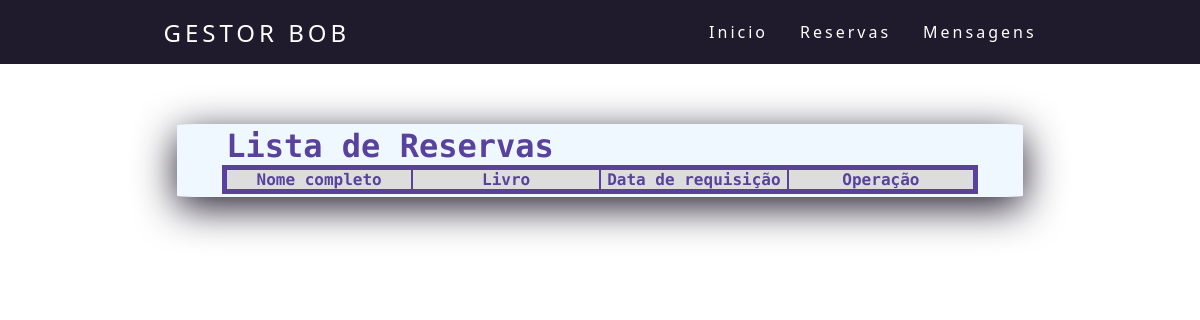
The page /reserva/ on the database as committed earlier.
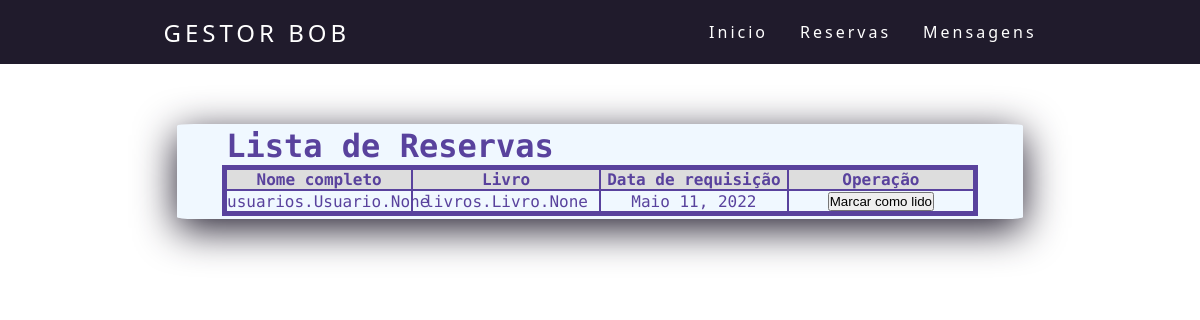
The same page on the database as committed later.
### reserva/models.py (models this page shows, shortened)
class Reseva(models.Model):#classe para tratar dos funcionarios do sistema
    usuario = models.ManyToManyField(
        "usuarios.Usuario",
        verbose_name="Usuário",
    )
    livro = models.ManyToManyField(
        "livros.Livro",
        verbose_name="Livro",
    )
    data = models.DateField(
        verbose_name="Data da Mensagem",
        auto_now_add=True,
    )
    class Meta:
        verbose_name = "Reserva"
        verbose_name_plural = "Reservas"
        db_table = "reserva"

### reserva/views.py (the view)
def reserva(request):
    todas_reserva = Reseva.objects.all()
    context = {
        "nome_pagina": "reserva",
        "todas_reserva": todas_reserva,
    }
    return render(request,'reserva.html',context)

### templates/reserva.html (shortened to what this page needs)
{% load static %}
<!DOCTYPE html>
<html lang="pt-br">
<head>
    <link rel="stylesheet"  href= "{% static 'css/style1.css' %}">
    <header>
        <nav>
            <a class="logo" href="index.html">Gestor BOB</a>
            <ul class="nav-list">
                <li><a href="{% url 'home_fun' %}">Inicio</a></li>
                <li><a href="{% url 'reserva' %}">Reservas</a></li>
                <li><a href="{% url 'lcontatos' %}">Mensagens</a></li>
            </ul>
        </nav>
    </header>
</head>
<body>
    <link rel="stylesheet"  href= "{% static 'css/style4.css' %}">
    <div class="postagem-content">
        <div>
            <h1> Lista de Reservas </h1>
            <div class="card-body">
                <div class="table-responsive">
                    <table class="table table-bordered">
                        <tr class="zebra">
                            <th>Nome completo</th><th>Livro</th><th>Data de requisição</th><th>Operação</th>
                        </tr>
                        {% for reserva in todas_reserva %}
                            <tr>
                                <td > {{ reserva.usuario }} </td><td> {{ reserva.livro }} </td><td> {{ reserva.data }} </td><td><a type="button" href=" ">
                                    <input type="button" value="Marcar como lido">
                                </a></td>
                            </tr>
                        {% endfor %}
                    </table>
                </div>
            </div>
        </div>
    </div>
</body>

Rows that differ between the two databases and show on the page:
added Reseva: usuario "usuarios.Usuario.None", livro "livros.Livro.None", data "Maio 11, 2022"
